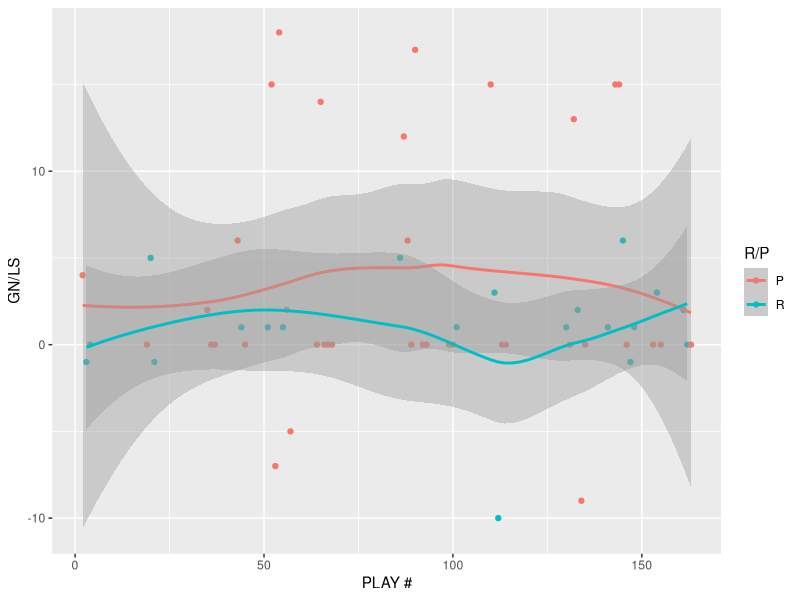

Here is the R script that generated this plot:
## ---- chunk 1
library(tidyverse)
## ---- chunk 2
union_2023 <- read_csv(here::here("data/union_2023.csv"))
union_2024 <- read_csv(here::here("data/union_2024.csv"))


union_all <- rbind(union_2023,union_2024)
union_all_select <- union_all |>
  select(
    YEAR, "PLAY #", DN, DIST, "YARD LN", HASH, "GN/LS", "R/P", HASH, "FORMATION FAMILY", "OFF FORM", BACKFIELD, MOTION, "FORMATION TAG", PROTECTION, "PLAY RESULT", "CARRIER/TARGET", "PLAY DIR" 
  )

union_all_select
## ---- chunk 3
yards_plot <- ggplot(data = union_2023,
                  aes(x = `PLAY #`, y = `GN/LS`, color = `R/P`))+
 geom_point() +
  geom_smooth()#method = "lm"
  
yards_plot
